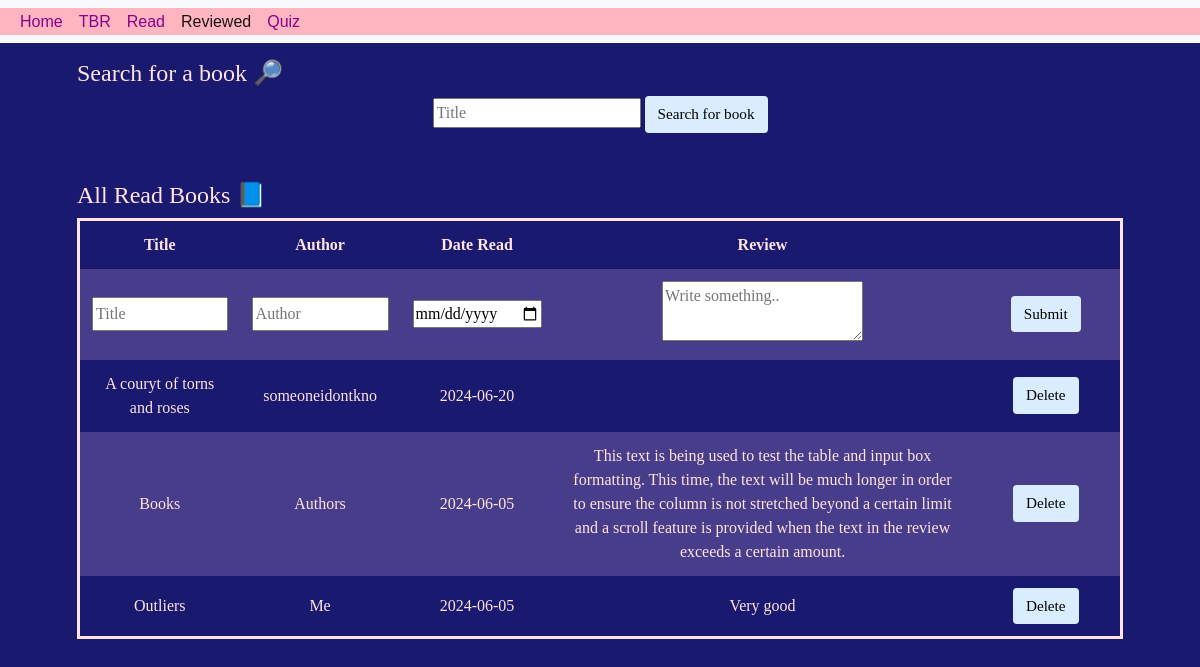
The app's page /reviews with its own data.
### tables this page shows
CREATE TABLE 'reviewed' ('title' TEXT PRIMARY KEY NOT NULL, 'author' TEXT, 'date' DATETIME DEFAULT CURRENT_DATE, 'review' TEXT);

### app.py (the view)
@app.route("/reviews", methods=["GET", "POST"])
def review():
    if request.method == "POST":
        title = request.form.get("title")
        author = request.form.get("author")
        date = request.form.get("date")
        review = request.form.get("review")
        db.execute("INSERT INTO reviewed (title, author, date, review) VALUES(?, ?, ?, ?)", title, author, date, review)
        if db.execute(f"SELECT COUNT(1) FROM read WHERE title = '{title}'") == [{'COUNT(1)':0}]:
            db.execute("INSERT INTO read (title, author, date) VALUES(?, ?, ?)", title, author, date)
        return redirect("/reviews")
    else:
        reviewed = db.execute(f"SELECT * FROM reviewed")
        return render_template("pageThree.html", books=reviewed)

### app.py (called while the page is built)
@app.after_request
def after_request(response):
    response.headers["Cache-Control"] = "no-cache, no-store, must-revalidate"
    response.headers["Expires"] = 0
    response.headers["Pragma"] = "no-cache"
    return response

### templates/pageThree.html (shortened to what this page needs)
<!DOCTYPE html>
<html lang="en">
    <head>
        <link href="https://cdn.jsdelivr.net/npm/bootstrap@5.2.3/dist/css/bootstrap.min.css" rel="stylesheet">
        <link href="/static/styles.css" rel="stylesheet">
    </head>
    <body>
        <nav class="navbar navbar-expand-lg bg-light">
            <div class="container-fluid">
              <ul class="navbar-nav me-auto mb-2 mb-lg-0">
                <li class="nav-item">
                    <a class="nav-link" href="/">Home</a>
                </li>
                <li class="nav-item">
                    <a class="nav-link" href="/toread">TBR</a>
                </li>
                <li class="nav-item">
                    <a class="nav-link" href="/read">Read</a>
                </li>
                <li class="nav-item">
                    <a class="nav-link active" aria-current="page" href="/reviews">Reviewed</a>
                </li>
                <li class="nav-item">
                  <a class="nav-link" href="/quiz">Quiz</a>
              </li>
            </ul>
            </div>
        </nav>
        <div class="container">
          <div class="section">
            <h2>Search for a book &#128270;</h2>
            <form action="/search" method="post">
                <input name = "title" placeholder = "Title" type="input">
                <input type="submit" value = "Search for book">
            </form>
          </div>
          <div class="section">
            <h2>All Read Books &#128216;</h2>
            <table style="border:3px solid MistyRose">
                <thead>
                    <tr>
                        <th>Title</th>
                        <th>Author</th>
                        <th>Date Read</th>
                        <th>Review</th>
                        <th></th>
                    </tr>
                </thead>
                <tbody>
                  <tr>
                    <form action="/reviews" method = "post">
                        <td>
                          <input type="text" name="title" placeholder="Title">
                        </td>
                        <td>
                          <input type="text" name="author" placeholder="Author">
                        </td>
                        <td>
                          <input name = "date" placeholder = "MM-DD-YYYY" type = "date">
                        </td>
                        <td>
                          <textarea name="review" placeholder="Write something.." style="height:60px"></textarea>
                        </td>
                      <td>
                        <input type="submit" value="Submit">
                      </td>
                    </form>
                  </tr>
                    {% for book in books %}
                        <tr>
                            <td>{{ book.title }}</td>
                            <td>{{ book.author }}</td>
                            <td>{{ book.date }}</td>
                            <td>{{ book.review }}</td>
                            <td>
                              <form action="/delete" method="post">
                                <input type="submit" value = "Delete">
                              </form>
                            </td>
                        </tr>
                    {% endfor %}
                </tbody>
            </table>
        </div>
    </body>
</html>

### static/styles.css (style rules this page uses)
body { background-color: MidnightBlue; color: MistyRose; font-size: 1rem; font-weight: 400; line-height: 1.5; margin: 1; text-align: left; }
.container { font-family: 'Georgia'; text-align: center; margin-left: auto; margin-right: auto; padding-left: 15px; padding-right: 15px; }
.section { padding: 1rem 2rem 1rem 2rem; }
h2 { font-family: 'Georgia'; font-size: 24px; text-align: left; }
ul { text-align: left; }
nav { background-color: LightPink; font-family: 'Georgia', sans-serif; }
.container-fluid { background-color: LightPink; margin-left: auto; margin-right: auto; }
button, input[type="submit"] { background-color: #d9edff; border: 1px solid transparent; border-radius: 0.25rem; font-size: 0.95rem; font-weight: 400; line-height: 1.5; padding: 0.375rem 0.75rem; text-align: center; transition: color 0.15s ease-in-out, background-color 0.15s ease-in-out, border-color 0.15s ease-in-out, box-shadow 0.15s ease-in-out; vertical-align: middle; }
input[type="text"] { line-height: 1.8; width: 100%; max-width: 250px }
table { background-color: transparent; margin-bottom: 1rem; width: 100%; }
table th, table td { padding: 0.75rem; vertical-align: middle; min-width: 150px }
tbody tr:nth-of-type(odd) { background-color: DarkSlateBlue; }
a:link { color: DarkMagenta; text-decoration: none; padding: 0.1rem 0.75rem; margin-right: auto; margin-left: auto; vertical-align: middle; }

### records on screen
reviewed: title "A couryt of torns and roses", author "someoneidontkno", date "2024-06-20"
reviewed: title "Books", author "Authors", date "2024-06-05", review "This text is being used to test the table and input box formatting. This time, the text will be much longer in order to ensure the column is not stretched beyond a certain limit and a scroll feature is provided when the text in the review exceeds a certain amount."
reviewed: title "Outliers", author "Me", date "2024-06-05", review "Very good"
